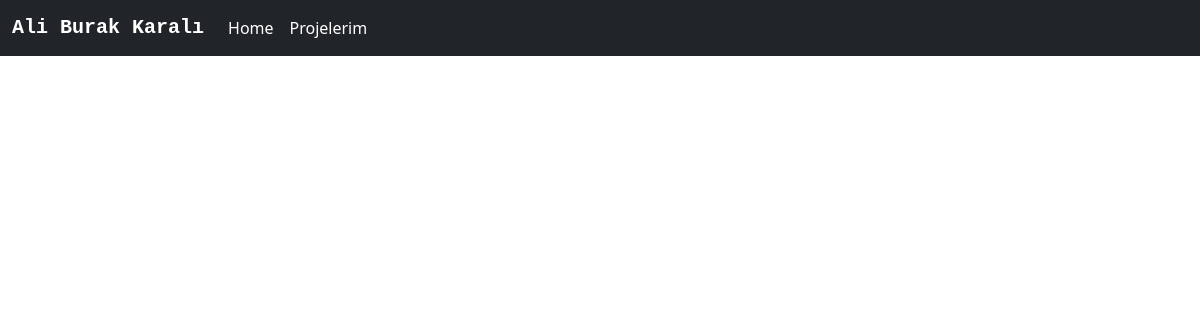
The page /projects/ on the database as committed earlier.
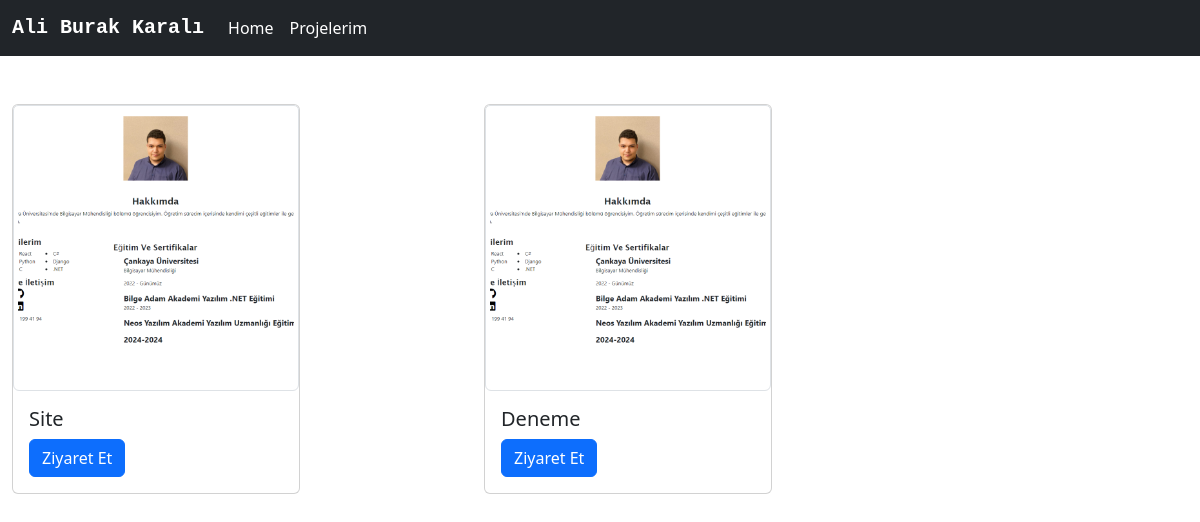
The same page on the database as committed later.
### web/models.py (models this page shows, shortened)
class Projects(models.Model):
    projectName = models.CharField(max_length=100,verbose_name="Project Name")
    projectImage = models.FileField(upload_to="Project Cover", blank=True,null=True,verbose_name="Project Cover")
    projectURL = models.TextField(max_length=1000,verbose_name="Project Link")

### web/views.py (the view)
# urls.py: path('projects/',projects,name='projects')
def projects(request):
    projects = Projects.objects.all()
    context = {
        "projects": projects,
    }
    return render(request,"projects.html",context)

### web/templates/projects.html
{% extends 'index.html' %}
{% block body %}
<div class="container row projects">
    {% for project in projects %}
    <div class="col-4 mt-5 cards">
    <div class="card projects" style="width: 18rem;">
        <img src="{{project.projectImage.url}}" class="card-img-top img-thumbnail" alt="...">
        <div class="card-body">
          <h5 class="card-title">{{project.projectName}}</h5>
          <a href="{{project.projectURL}}" class="btn btn-primary" target="_blank">Ziyaret Et</a>
        </div>
      </div>
    </div>
    {% endfor %}
</div>
{% endblock body %}

### web/templates/index.html (shortened to what this page needs)
{% load static %}
<!DOCTYPE html>
<html lang="en">
<head>
    <link href="https://cdn.jsdelivr.net/npm/bootstrap@5.3.3/dist/css/bootstrap.min.css" rel="stylesheet"
>
    <link rel="stylesheet" href="{% static 'css/style.css' %}">
</head>
<body>
    {% include 'includes/_navbar.html' %}
    {% block body %}{% endblock body %}
</body>
</html>

### web/templates/includes/_navbar.html (shortened to what this page needs)
<nav class="navbar navbar-dark bg-dark navbar-expand-lg">
    <div class="container-fluid">
      <a class="navbar-brand title" href="{% url 'index' %}">Ali Burak Karalı</a>
      <div class="collapse navbar-collapse" id="navbarSupportedContent">
        <ul class="navbar-nav me-auto mb-2 mb-lg-0">
          <li class="nav-item">
            <a class="nav-link active" aria-current="page" href="{% url 'index' %}">Home</a>
          </li>
          <li class="nav-item">
            <a class="nav-link active" href="{% url 'projects' %}"  aria-current="page">
              Projelerim
            </a>
          </li>
        </ul>
      </div>
    </div>
  </nav>

### web/static/css/style.css (style rules this page uses)
* { margin: 0; padding: 0; box-sizing: border-box; }
.title { font-family: 'Courier New', Courier, monospace; font-weight: bold; }
.projects { display: inline-flex; }
.cards { margin-right: 100px; }

Rows that differ between the two databases and show on the page:
added Projects: projectImage (picture), projectName "Site"
added Projects: projectImage (picture), projectName "Deneme"
